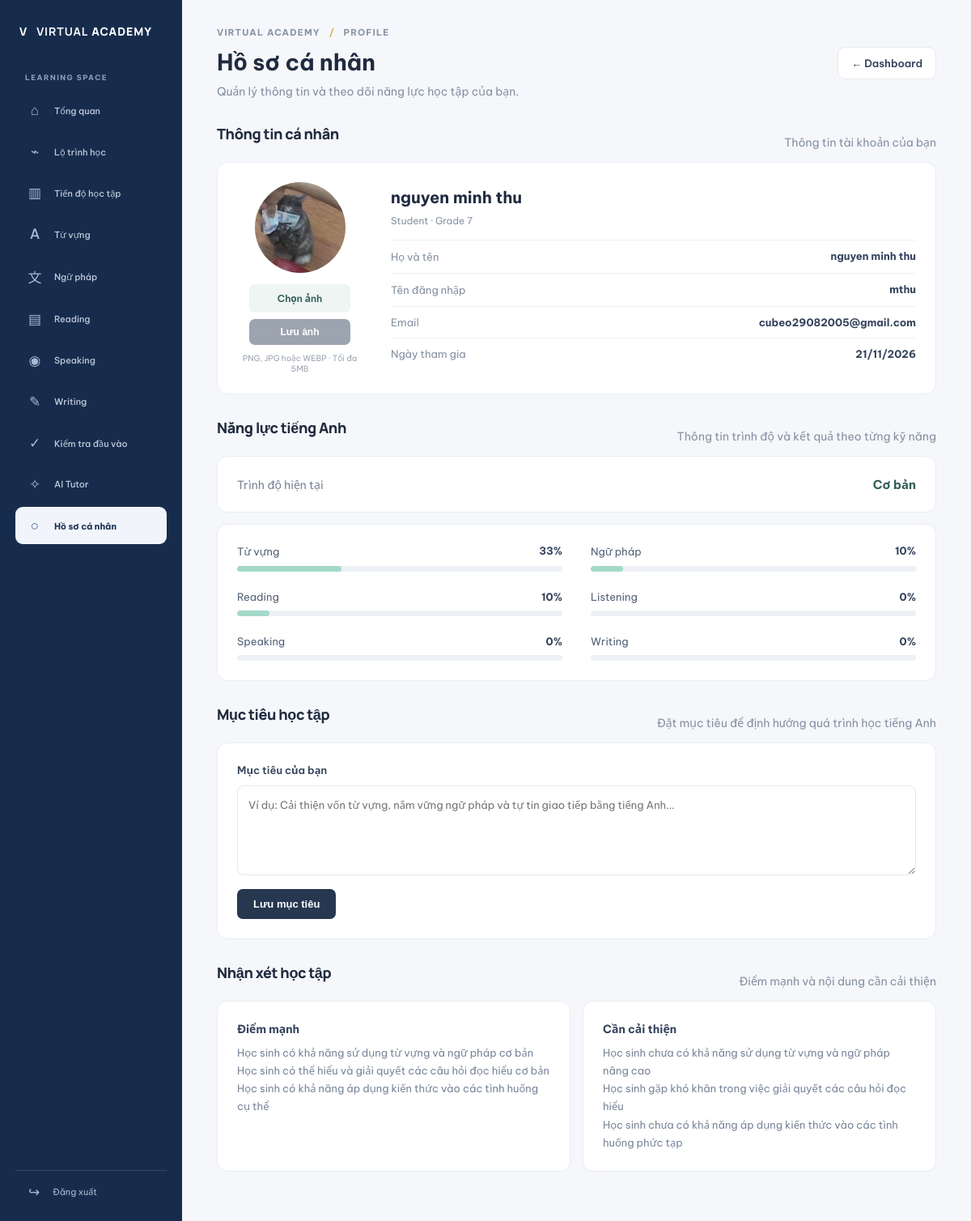
Page /profile (signed in) on the committed database.
### database.py (models this page shows, shortened)
class User(UserMixin, db.Model):
    __tablename__ = "users"
    id = db.Column(db.Integer, primary_key=True)
    full_name = db.Column(db.String(120), nullable=False)
    username = db.Column(db.String(80), unique=True, nullable=False)
    email = db.Column(db.String(120), unique=True)
    password_hash = db.Column(db.String(255), nullable=False)
    avatar = db.Column(db.String(255), nullable=True)
    role = db.Column(db.String(20), default="student")
    created_at = db.Column(db.DateTime, default=datetime.utcnow)
    profile = db.relationship(
        "LearningProfile",
        backref="user",
        uselist=False,
        cascade="all, delete-orphan"
    )

class LearningProfile(db.Model):
    __tablename__ = "learning_profiles"
    id = db.Column(db.Integer, primary_key=True)
    user_id = db.Column(
        db.Integer,
        db.ForeignKey("users.id"),
        unique=True,
        nullable=False
    )
    current_level = db.Column(db.String(30), default="Chưa đánh giá")
    vocabulary_score = db.Column(db.Float, default=0)
    grammar_score = db.Column(db.Float, default=0)
    reading_score = db.Column(db.Float, default=0)
    listening_score = db.Column(db.Float, default=0)
    speaking_score = db.Column(db.Float, default=0)
    writing_score = db.Column(db.Float, default=0)
    strengths = db.Column(db.Text)
    weaknesses = db.Column(db.Text)
    learning_goal = db.Column(db.Text)

### app.py (the view, shortened to what this page needs)
@app.route("/profile", methods=["GET", "POST"])
@role_required("student")
def profile():
    profile = LearningProfile.query.filter_by(
        user_id=current_user.id
    ).first()
    if not profile:
        profile = LearningProfile(
            user_id=current_user.id
        )
        db.session.add(profile)
        db.session.commit()
    return render_template(
        "profile.html",
        profile=profile
    )

### app.py (called while the page is built)
@login_manager.user_loader
def load_user(user_id):
    return db.session.get(User, int(user_id))

def role_required(*roles):
    def decorator(function):
        @wraps(function)
        @login_required
        def wrapper(*args, **kwargs):
            if current_user.role not in roles:
                abort(403)
            return function(*args, **kwargs)
        return wrapper
    return decorator

### templates/profile.html (shortened to what this page needs)
<!DOCTYPE html>
<html lang="vi">
<head>
    <link rel="stylesheet" href="{{ url_for('static', filename='css/style.css') }}">
    <link rel="stylesheet" href="{{ url_for('static', filename='css/dashboard.css') }}">
    <link rel="stylesheet" href="{{ url_for('static', filename='css/profile.css') }}">
</head>
<body class="dashboard-page profile-page">
<div class="dashboard-layout">
    <aside class="academy-sidebar">
        <div class="academy-logo">
            <span class="logo-mark">V</span>
            <div>
                <strong>VIRTUAL</strong>
                <span>ACADEMY</span>
            </div>
        </div>
        <div class="sidebar-caption">LEARNING SPACE</div>
        <nav class="academy-nav">
            <a href="{{ url_for('dashboard') }}" class="academy-link">
                <span class="nav-icon">⌂</span>
                <span>Tổng quan</span>
            </a>
            <a href="{{ url_for('learning_path') }}" class="academy-link">
                <span class="nav-icon">⌁</span>
                <span>Lộ trình học</span>
            </a>
            <a href="{{ url_for('progress') }}" class="academy-link">
                <span class="nav-icon">▥</span>
                <span>Tiến độ học tập</span>
            </a>
            <a href="{{ url_for('vocabulary') }}" class="academy-link">
                <span class="nav-icon">A</span>
                <span>Từ vựng</span>
            </a>
            <a href="{{ url_for('grammar.grammar_home') }}" class="academy-link">
                <span class="nav-icon">文</span>
                <span>Ngữ pháp</span>
            </a>
            <a href="{{ url_for('reading.reading_home') }}" class="academy-link">
                <span class="nav-icon">▤</span>
                <span>Reading</span>
            </a>
            <a href="{{ url_for('speaking.speaking_home') }}" class="academy-link">
                <span class="nav-icon">◉</span>
                <span>Speaking</span>
            </a>
            <a href="{{ url_for('writing.writing_home') }}" class="academy-link">
                <span class="nav-icon">✎</span>
                <span>Writing</span>
            </a>
            <a href="{{ url_for('placement_test') }}" class="academy-link">
                <span class="nav-icon">✓</span>
                <span>Kiểm tra đầu vào</span>
            </a>
            <a href="{{ url_for('tutor') }}" class="academy-link">
                <span class="nav-icon">✧</span>
                <span>AI Tutor</span>
            </a>
            <a href="{{ url_for('profile') }}" class="academy-link active">
                <span class="nav-icon">○</span>
                <span>Hồ sơ cá nhân</span>
            </a>
        </nav>
        <div class="sidebar-bottom">
            <a href="{{ url_for('logout') }}" class="academy-logout">
                <span class="nav-icon">↪</span>
                <span>Đăng xuất</span>
            </a>
        </div>
    </aside>
    <main class="profile-main">
        <header class="profile-header">
            <div>
                <div class="breadcrumb">VIRTUAL ACADEMY <span>/</span> PROFILE</div>
                <h1>Hồ sơ cá nhân</h1>
                <p>Quản lý thông tin và theo dõi năng lực học tập của bạn.</p>
            </div>
            <a href="{{ url_for('dashboard') }}" class="back-dashboard">
                ← Dashboard
            </a>
        </header>
        <section class="profile-section">
            <div class="section-heading">
                <h2>Thông tin cá nhân</h2>
                <p>Thông tin tài khoản của bạn</p>
            </div>
            <div class="profile-info-card">
                <form
                    action="{{ url_for('upload_profile_avatar') }}"
                    method="POST"
                    enctype="multipart/form-data"
                    class="avatar-form"
                >
                    <div class="avatar-preview" id="avatarPreview">
                        {% if current_user.avatar %}
                            <img
                                src="{{ url_for('static', filename='uploads/avatars/' ~ current_user.avatar) }}"
                                alt="Ảnh đại diện"
                                id="avatarImage"
                            >
                        {% else %}
                            <div class="avatar-placeholder" id="avatarPlaceholder">
                                {{ current_user.full_name[0]|upper if current_user.full_name else 'U' }}
                            </div>
                            <img id="avatarImage" alt="Ảnh đại diện" hidden>
                        {% endif %}
                    </div>
                    <label for="avatarInput" class="choose-avatar">
                        Chọn ảnh
                    </label>
                    <button type="submit" class="save-avatar" id="saveAvatar" disabled>
                        Lưu ảnh
                    </button>
                    <span class="avatar-note">PNG, JPG hoặc WEBP · Tối đa 5MB</span>
                </form>
                <div class="profile-details">
                    <div class="profile-name">
                        <h3>{{ current_user.full_name }}</h3>
                        <span>Student · Grade 7</span>
                    </div>
                    <div class="profile-detail-row">
                        <span>Họ và tên</span>
                        <strong>{{ current_user.full_name }}</strong>
                    </div>
                    <div class="profile-detail-row">
                        <span>Tên đăng nhập</span>
                        <strong>{{ current_user.username }}</strong>
                    </div>
                    <div class="profile-detail-row">
                        <span>Email</span>
                        <strong>{{ current_user.email or 'Chưa cập nhật' }}</strong>
                    </div>
                    <div class="profile-detail-row">
                        <span>Ngày tham gia</span>
                        <strong>
                            {{ current_user.created_at.strftime('%d/%m/%Y') if current_user.created_at else '—' }}
                        </strong>
                    </div>
                </div>
            </div>
        </section>
        <section class="profile-section">
            <div class="section-heading">
                <h2>Năng lực tiếng Anh</h2>
                <p>Thông tin trình độ và kết quả theo từng kỹ năng</p>
            </div>
            <div class="level-card">
                <span>Trình độ hiện tại</span>
                <strong>{{ profile.current_level or 'Chưa đánh giá' }}</strong>
            </div>
            <div class="skills-card">
                {% set skills = [
                    ('Từ vựng', profile.vocabulary_score),
                    ('Ngữ pháp', profile.grammar_score),
                    ('Reading', profile.reading_score),
                    ('Listening', profile.listening_score),
                    ('Speaking', profile.speaking_score),
                    ('Writing', profile.writing_score)
                ] %}
                {% for name, score in skills %}
                    {% set value = [[score|default(0)|float, 0]|max, 100]|min %}
                    <div class="skill-row">
                        <div class="skill-label">
                            <span>{{ name }}</span>
                            <strong>{{ "%.0f"|format(value) }}%</strong>
                        </div>
                        <div class="skill-track">
                          <div class="skill-fill" data-progress="{{ value|int }}"></div>
                        </div>
                    </div>
                {% endfor %}
            </div>
        </section>
        <section class="profile-section">
            <div class="section-heading">
                <h2>Mục tiêu học tập</h2>
                <p>Đặt mục tiêu để định hướng quá trình học tiếng Anh</p>
            </div>
            <form method="POST" action="{{ url_for('profile') }}" class="goal-card">
                <label for="learningGoal">Mục tiêu của bạn</label>
                <textarea
                    name="learning_goal"
                    id="learningGoal"
                    rows="4"
                    placeholder="Ví dụ: Cải thiện vốn từ vựng, nắm vững ngữ pháp và tự tin giao tiếp bằng tiếng Anh..."
                >{{ profile.learning_goal or '' }}</textarea>
                <button type="submit" class="save-goal">
                    Lưu mục tiêu
                </button>
            </form>
        </section>
        {% if profile.strengths or profile.weaknesses %}
            <section class="profile-section">
                <div class="section-heading">
                    <h2>Nhận xét học tập</h2>
                    <p>Điểm mạnh và nội dung cần cải thiện</p>
                </div>
                <div class="feedback-grid">
                    {% if profile.strengths %}
                        <div class="feedback-card">
                            <h3>Điểm mạnh</h3>
                            <p>{{ profile.strengths }}</p>
                        </div>
                    {% endif %}
                    {% if profile.weaknesses %}
                        <div class="feedback-card">
                            <h3>Cần cải thiện</h3>
                            <p>{{ profile.weaknesses }}</p>
                        </div>
                    {% endif %}
                </div>
            </section>
        {% endif %}
    </main>
</div>
</body>
</html>

### static/css/style.css (style rules this page uses)
:root { --dark: #20212c; --purple: #7665d8; --light-purple: #f0edff; --text: #777887; --background: #faf9ff; }
* { margin: 0; padding: 0; box-sizing: border-box; }
html { scroll-behavior: smooth; min-height: 100%; }
body { min-height: 100%; font-family: 'Be Vietnam Pro', sans-serif; background: white; color: var(--dark); overflow-x: hidden; }
a { text-decoration: none; color: inherit; }
.level-card { bottom: 40px; left: -20px; }
.section-heading { text-align: center; }
.section-heading h2 { font-size: 37px; line-height: 1.5; margin: 20px 0; }
.section-heading > p { color: var(--text); font-size: 13px; }

### static/css/dashboard.css (style rules this page uses)
:root { --academy-navy: #172c4d; --academy-blue: #315b91; --academy-blue-light: #eaf1fa; --academy-gold: #e6b95f; --academy-mint: #6bbda4; --academy-text: #25354b; --academy-muted: #8793a4; --academy-border: #e8edf3; --academy-background: #f5f7fa; }
.dashboard-page { min-height: 100vh; display: flex; background: var(--academy-background); color: var(--academy-text); font-family: "Be Vietnam Pro", "Segoe UI", sans-serif; overflow-x: hidden; }
.dashboard-page * { box-sizing: border-box; }
.dashboard-page a { text-decoration: none; }
.academy-sidebar { width: 258px; min-height: 100vh; flex-shrink: 0; padding: 29px 19px 20px; background: var(--academy-navy); color: white; display: flex; flex-direction: column; position: relative; z-index: 5; }
.academy-logo { display: flex; align-items: center; gap: 11px; color: white; font-family: "Manrope", sans-serif; font-size: 14px; font-weight: 800; letter-spacing: 1px; margin: 0 0 42px 5px; }
.sidebar-caption { padding: 0 12px; margin: 0 0 12px; color: #8da1bb; font-size: 9px; font-weight: 700; letter-spacing: 1.5px; }
.academy-nav { display: flex; flex-direction: column; gap: 5px; margin-bottom: 30px; }
.academy-link { display: flex; align-items: center; gap: 13px; padding: 12px 13px; border-radius: 9px; color: #c1ccda; font-size: 11px; font-weight: 500; transition: .2s ease; }
.nav-icon { width: 22px; text-align: center; font-size: 17px; color: #a7bbd4; }
.academy-link.active { background: #f1f5fb; color: var(--academy-navy); font-weight: 700; }
.academy-link.active .nav-icon { color: var(--academy-blue); }
.sidebar-bottom { margin-top: auto; }
.academy-logout { display: flex; align-items: center; gap: 12px; padding: 15px 12px 5px; border-top: 1px solid rgba(255,255,255,.12); color: #aabbd0; font-size: 11px; }
.breadcrumb { color: #8a99ad; font-size: 9px; font-weight: 800; letter-spacing: 1.5px; }
.breadcrumb span { padding: 0 6px; color: var(--academy-gold); }
.overview-heading, .section-heading { display: flex; align-items: flex-end; justify-content: space-between; gap: 15px; margin-bottom: 19px; }
.overview-heading h2, .section-heading h2 { color: var(--academy-navy); font-family: "Manrope", sans-serif; font-size: 19px; font-weight: 800; margin: 6px 0 0; letter-spacing: -.4px; }
.section-heading { margin-bottom: 20px; }
.section-heading p { color: #8b97a8; font-size: 10px; margin: 7px 0 0; }
@media (max-width: 1200px) { .academy-sidebar { width: 225px; } }
.dashboard-page .section-heading { text-align: left; }

### rows in the picture
User: avatar (picture), full_name "nguyen minh thu", username "mthu", email "cubeo29082005@gmail.com", created_at "21/11/2026"
LearningProfile: current_level "Cơ bản", name "Từ vựng", vocabulary_score "33", name "Ngữ pháp", grammar_score "10", name "Reading", reading_score "10", name "Listening", listening_score "0", name "Speaking", speaking_score "0", name "Writing", writing_score "0", strengths "Học sinh có khả năng sử dụng từ vựng và ngữ pháp cơ bản Học sinh có thể hiểu và giải quyết các câu hỏi đọc hiểu cơ bản Học sinh có khả năng áp dụng kiến thức vào các tình huống cụ thể", weaknesses "Học sinh chưa có khả năng sử dụng từ vựng và ngữ pháp nâng cao Học sinh gặp khó khăn trong việc giải quyết các câu hỏi đọc hiểu Học sinh chưa có khả năng áp dụng kiến thức vào các tình huống phức tạp"
